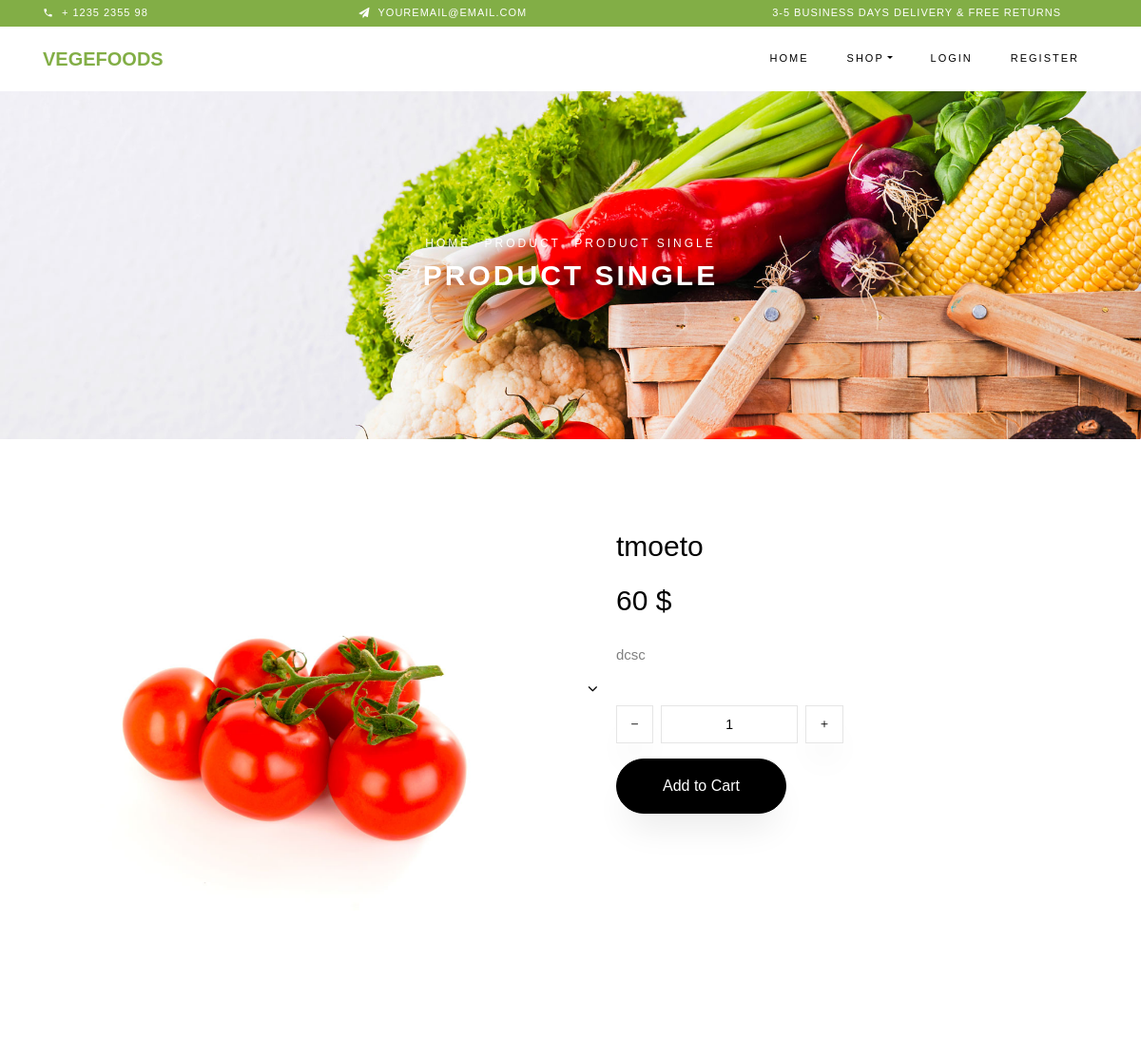
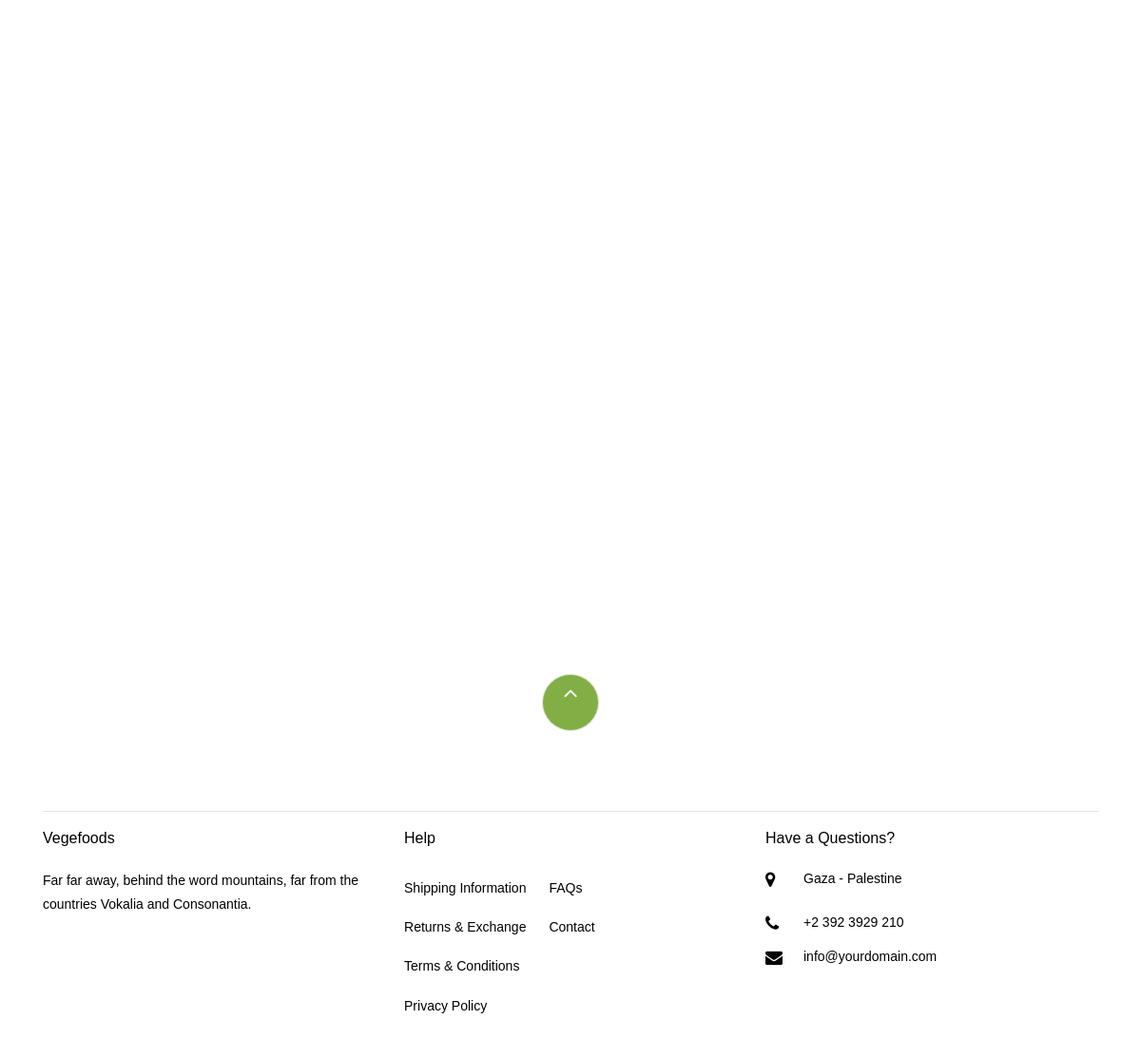
/product/tmoeto, run on the app's committed database (2 pictures, top to bottom).
### vegfod_app/models.py (models this page shows, shortened)
class Product(models.Model):
    choices= [
        ('Vegetables','Vegetables'),
        ('Fruits','Fruits'),
        ('Juice','Juice'),
        ('Dried','Dried'),
    ]
    name = models.CharField(max_length=50)
    price = models.FloatField()
    discount  = models.FloatField(blank=True,null=True,default=0)
    image = models.ImageField()
    category = models.CharField(choices=choices,max_length=50)
    description = models.TextField()
    @property
    def af_price(self):
        return int( self.price - self.discount)

### vegfod_app/views.py (the view)
# urls.py: path('product/<str:name>',views.Single_product,name='product-single'),
def Single_product(request,name):
    single = get_object_or_404(Product,name=name)
    context = {
        'single':single
    }
    return render(request,'product-single.html',context)

### templates/product-single.html (shortened to what this page needs)
{% extends 'base.html' %}
{% load static %}
{% block content %}
    <div class="hero-wrap hero-bread" style="background-image: url({% static 'images/bg_1.jpg' %});">
      <div class="container">
        <div class="row no-gutters slider-text align-items-center justify-content-center">
          <div class="col-md-9 ftco-animate text-center">
          	<p class="breadcrumbs"><span class="mr-2"><a href="/">Home</a></span> <span class="mr-2"><a href="index.html">Product</a></span> <span>Product Single</span></p>
            <h1 class="mb-0 bread">Product Single</h1>
          </div>
        </div>
      </div>
    </div>
    <section class="ftco-section">
    	<div class="container">
    		<div class="row">
    			<div class="col-lg-6 mb-5 ftco-animate">
    				<a href="" class="image-popup"><img src="{{single.image.url}}" class="img-fluid" alt="Colorlib Template"></a>
    			</div>
    			<div class="col-lg-6 product-details pl-md-5 ftco-animate">
    				<h3>{{single.name}}</h3>
					{% if single.discount == None %}
    				<p class="price"><span>${{single.price}}</span></p>
					{% else %}
					<p class="price"> <span class="price-sale">{{single.af_price}} $</span></p>
					{% endif %}
    				<p>{{single.description}}
						</p>
						<div class="row mt-4">
							<div class="col-md-6">
								<div class="form-group d-flex">
		              <div class="select-wrap">
	                  <div class="icon"><span class="ion-ios-arrow-down"></span></div>
	                </div>
		            </div>
							</div>
							<div class="input-group col-md-6 d-flex mb-3">
	             	<span class="input-group-btn mr-2">
	                	<button type="button" class="quantity-left-minus btn"  data-type="minus" data-field="">
	                   <i class="ion-ios-remove"></i>
	                	</button>
	            		</span>
	             	<input type="text" id="quantity" name="quantity" class="form-control input-number" value="1" min="1" max="100">
	             	<span class="input-group-btn ml-2">
	                	<button type="button" class="quantity-right-plus btn" data-type="plus" data-field="">
	                     <i class="ion-ios-add"></i>
	                 </button>
	             	</span>
	          	</div>
          	</div>
          	 <p>
				<a href="{% url 'add_to_cart' single.id %}" class="btn btn-black py-3 px-5">Add to Cart</a></p>
    			</div>
    		</div>
    	</div>
    </section>
    <section class="ftco-section">
    	<div class="container">
				<div class="row justify-content-center mb-3 pb-3">
        </div>
    	</div>
    	<div class="container">
    		<div class="row">
    		</div>
    	</div>
    </section>
{% endblock %}

### data on the page
Product: image (picture), name "tmoeto", af_price "60", description "dcsc"
